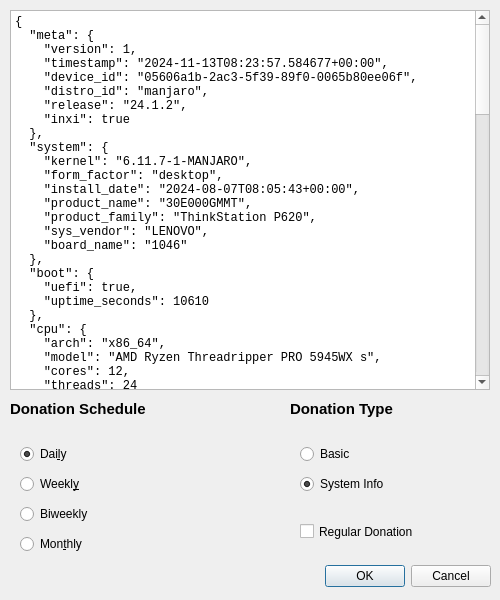
<?xml version="1.0" encoding="UTF-8"?>
<ui version="4.0">
 <class>Dialog</class>
 <widget class="QDialog" name="Dialog">
  <property name="geometry">
   <rect>
    <x>0</x>
    <y>0</y>
    <width>500</width>
    <height>600</height>
   </rect>
  </property>
  <property name="sizePolicy">
   <sizepolicy hsizetype="Fixed" vsizetype="Fixed">
    <horstretch>0</horstretch>
    <verstretch>0</verstretch>
   </sizepolicy>
  </property>
  <property name="windowTitle">
   <string>Dialog</string>
  </property>
  <widget class="QDialogButtonBox" name="buttonBox">
   <property name="geometry">
    <rect>
     <x>150</x>
     <y>560</y>
     <width>341</width>
     <height>32</height>
    </rect>
   </property>
   <property name="orientation">
    <enum>Qt::Orientation::Horizontal</enum>
   </property>
   <property name="standardButtons">
    <set>QDialogButtonBox::StandardButton::Cancel|QDialogButtonBox::StandardButton::Ok</set>
   </property>
  </widget>
  <widget class="QPlainTextEdit" name="previewDonation">
   <property name="geometry">
    <rect>
     <x>10</x>
     <y>10</y>
     <width>480</width>
     <height>380</height>
    </rect>
   </property>
   <property name="font">
    <font>
     <family>Monospace</family>
    </font>
   </property>
   <property name="acceptDrops">
    <bool>false</bool>
   </property>
   <property name="sizeAdjustPolicy">
    <enum>QAbstractScrollArea::SizeAdjustPolicy::AdjustToContentsOnFirstShow</enum>
   </property>
   <property name="lineWrapMode">
    <enum>QPlainTextEdit::LineWrapMode::NoWrap</enum>
   </property>
   <property name="plainText">
    <string>{
  &quot;meta&quot;: {
    &quot;version&quot;: 1,
    &quot;timestamp&quot;: &quot;2024-11-13T08:23:57.584677+00:00&quot;,
    &quot;device_id&quot;: &quot;05606a1b-2ac3-5f39-89f0-0065b80ee06f&quot;,
    &quot;distro_id&quot;: &quot;manjaro&quot;,
    &quot;release&quot;: &quot;24.1.2&quot;,
    &quot;inxi&quot;: true
  },
  &quot;system&quot;: {
    &quot;kernel&quot;: &quot;6.11.7-1-MANJARO&quot;,
    &quot;form_factor&quot;: &quot;desktop&quot;,
    &quot;install_date&quot;: &quot;2024-08-07T08:05:43+00:00&quot;,
    &quot;product_name&quot;: &quot;30E000GMMT&quot;,
    &quot;product_family&quot;: &quot;ThinkStation P620&quot;,
    &quot;sys_vendor&quot;: &quot;LENOVO&quot;,
    &quot;board_name&quot;: &quot;1046&quot;
  },
  &quot;boot&quot;: {
    &quot;uefi&quot;: true,
    &quot;uptime_seconds&quot;: 10610
  },
  &quot;cpu&quot;: {
    &quot;arch&quot;: &quot;x86_64&quot;,
    &quot;model&quot;: &quot;AMD Ryzen Threadripper PRO 5945WX s&quot;,
    &quot;cores&quot;: 12,
    &quot;threads&quot;: 24
  },
  &quot;memory&quot;: {
    &quot;ram_gb&quot;: 62.64882278442383,
    &quot;swap_gb&quot;: 68.91374969482422
  },
  &quot;graphics&quot;: {
    &quot;comp&quot;: &quot;kwin_wayland&quot;,
    &quot;dri&quot;: &quot;radeonsi&quot;,
    &quot;gpus&quot;: [
      {
        &quot;vendor&quot;: &quot;Tul / PowerColor&quot;,
        &quot;model&quot;: &quot;Advanced Micro Devices [AMD/ATI] Navi 31 [Radeon RX 7900 XT/7900 XTX/7900 GRE/7900M]&quot;,
        &quot;driver&quot;: &quot;amdgpu&quot;
      }
    ],
    &quot;outputs&quot;: [
      {
        &quot;model&quot;: null,
        &quot;res&quot;: &quot;5120x1440&quot;,
        &quot;refresh&quot;: 239.63,
        &quot;dpi&quot;: null,
        &quot;size&quot;: &quot;1193x336&quot;,
        &quot;mapped&quot;: &quot;DP-2&quot;
      }
    ]
  },
  &quot;audio&quot;: {
    &quot;servers&quot;: [
      {
        &quot;name&quot;: &quot;PipeWire&quot;,
        &quot;active&quot;: true
      }
    ]
  },
  &quot;disk&quot;: {
    &quot;disks&quot;: [
      {
        &quot;size_gb&quot;: 953.8694686889648,
        &quot;root&quot;: {
          &quot;size_gb&quot;: 884.6552958488464,
          &quot;fstype&quot;: &quot;ext4&quot;,
          &quot;crypt&quot;: false
        },
        &quot;home&quot;: null
      }
    ],
    &quot;windows&quot;: false
  },
  &quot;locale&quot;: {
    &quot;region&quot;: &quot;en_DK.UTF-8&quot;,
    &quot;language&quot;: &quot;en&quot;,
    &quot;timezone&quot;: &quot;Europe/Copenhagen&quot;
  },
  &quot;package&quot;: {
    &quot;last_update&quot;: &quot;2024-11-12T05:37:40+01:00&quot;,
    &quot;branch&quot;: &quot;unstable&quot;,
    &quot;pkgs&quot;: 1732,
    &quot;foreign_pkgs&quot;: 5,
    &quot;pkgs_update_pending&quot;: 0,
    &quot;flatpaks&quot;: 0,
    &quot;pacman_mirrors&quot;: {
      &quot;total&quot;: 1,
      &quot;ok&quot;: 1,
      &quot;country_config&quot;: &quot;Austria&quot;
    }
  },
  &quot;desktop&quot;: {
    &quot;cli&quot;: &quot;/bin/bash&quot;,
    &quot;gui&quot;: &quot;KDE Plasma&quot;,
    &quot;dm&quot;: &quot;SDDM&quot;,
    &quot;wm&quot;: &quot;kwin_wayland&quot;,
    &quot;display&quot;: &quot;wayland&quot;,
    &quot;display_with&quot;: &quot;Xwayland&quot;
  }
}</string>
   </property>
  </widget>
  <widget class="QWidget" name="verticalLayoutWidget">
   <property name="geometry">
    <rect>
     <x>10</x>
     <y>430</y>
     <width>220</width>
     <height>140</height>
    </rect>
   </property>
   <layout class="QVBoxLayout" name="layoutConfigTimer">
    <property name="leftMargin">
     <number>10</number>
    </property>
    <property name="topMargin">
     <number>10</number>
    </property>
    <property name="rightMargin">
     <number>10</number>
    </property>
    <property name="bottomMargin">
     <number>10</number>
    </property>
    <item>
     <widget class="QRadioButton" name="optionDaily">
      <property name="text">
       <string>Dai&amp;ly</string>
      </property>
      <property name="checked">
       <bool>true</bool>
      </property>
     </widget>
    </item>
    <item>
     <widget class="QRadioButton" name="optionWeekly">
      <property name="text">
       <string>Weekl&amp;y</string>
      </property>
      <property name="checked">
       <bool>false</bool>
      </property>
     </widget>
    </item>
    <item>
     <widget class="QRadioButton" name="optionBiweekly">
      <property name="text">
       <string>Biweekly</string>
      </property>
     </widget>
    </item>
    <item>
     <widget class="QRadioButton" name="optionMonthly">
      <property name="text">
       <string>Mon&amp;thly</string>
      </property>
     </widget>
    </item>
   </layout>
  </widget>
  <widget class="QWidget" name="verticalLayoutWidget_2">
   <property name="geometry">
    <rect>
     <x>290</x>
     <y>430</y>
     <width>200</width>
     <height>80</height>
    </rect>
   </property>
   <layout class="QVBoxLayout" name="layoutConfigData">
    <property name="leftMargin">
     <number>10</number>
    </property>
    <property name="topMargin">
     <number>10</number>
    </property>
    <property name="rightMargin">
     <number>10</number>
    </property>
    <property name="bottomMargin">
     <number>10</number>
    </property>
    <item>
     <widget class="QRadioButton" name="optionBasic">
      <property name="text">
       <string>Basic</string>
      </property>
     </widget>
    </item>
    <item>
     <widget class="QRadioButton" name="optionFull">
      <property name="text">
       <string>System Info</string>
      </property>
      <property name="checked">
       <bool>true</bool>
      </property>
     </widget>
    </item>
   </layout>
  </widget>
  <widget class="QCheckBox" name="checkRegular">
   <property name="geometry">
    <rect>
     <x>300</x>
     <y>520</y>
     <width>190</width>
     <height>23</height>
    </rect>
   </property>
   <property name="text">
    <string>Regular Donation</string>
   </property>
  </widget>
  <widget class="QLabel" name="labelTimerOptions">
   <property name="geometry">
    <rect>
     <x>10</x>
     <y>400</y>
     <width>200</width>
     <height>19</height>
    </rect>
   </property>
   <property name="text">
    <string>&lt;html&gt;&lt;head/&gt;&lt;body&gt;&lt;p&gt;&lt;span style=&quot; font-size:11pt; font-weight:700;&quot;&gt;Donation Schedule&lt;/span&gt;&lt;/p&gt;&lt;/body&gt;&lt;/html&gt;</string>
   </property>
  </widget>
  <widget class="QLabel" name="labelServiceOptions">
   <property name="geometry">
    <rect>
     <x>290</x>
     <y>400</y>
     <width>200</width>
     <height>19</height>
    </rect>
   </property>
   <property name="text">
    <string>&lt;html&gt;&lt;head/&gt;&lt;body&gt;&lt;p&gt;&lt;span style=&quot; font-size:11pt; font-weight:700;&quot;&gt;Donation Type&lt;/span&gt;&lt;/p&gt;&lt;/body&gt;&lt;/html&gt;</string>
   </property>
  </widget>
 </widget>
 <resources/>
 <connections>
  <connection>
   <sender>buttonBox</sender>
   <signal>accepted()</signal>
   <receiver>Dialog</receiver>
   <slot>accept()</slot>
   <hints>
    <hint type="sourcelabel">
     <x>248</x>
     <y>254</y>
    </hint>
    <hint type="destinationlabel">
     <x>157</x>
     <y>274</y>
    </hint>
   </hints>
  </connection>
  <connection>
   <sender>buttonBox</sender>
   <signal>rejected()</signal>
   <receiver>Dialog</receiver>
   <slot>reject()</slot>
   <hints>
    <hint type="sourcelabel">
     <x>316</x>
     <y>260</y>
    </hint>
    <hint type="destinationlabel">
     <x>286</x>
     <y>274</y>
    </hint>
   </hints>
  </connection>
 </connections>
</ui>
